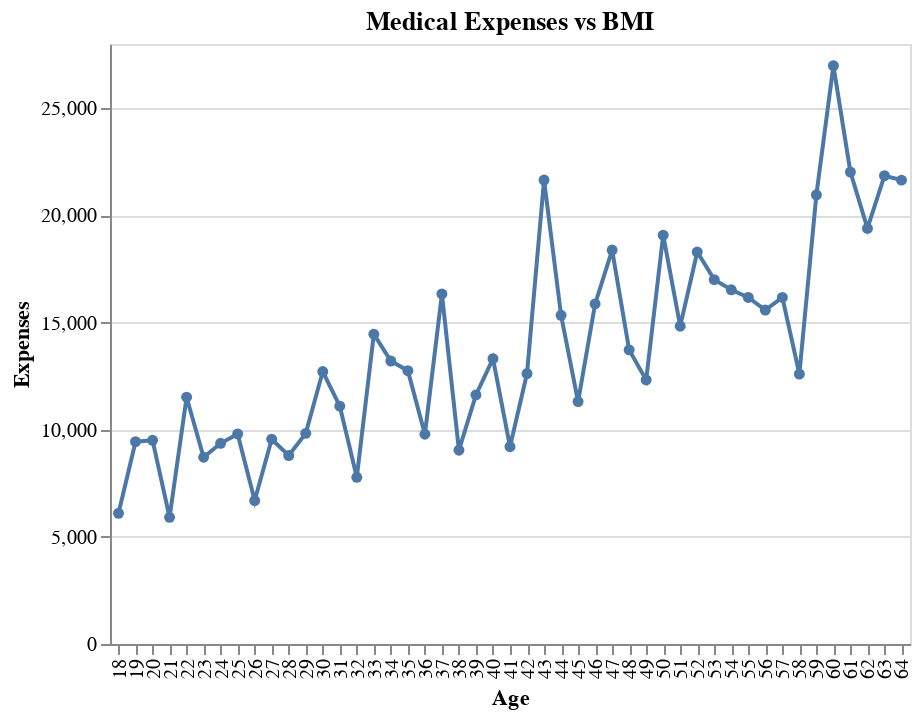

The code cell stored with this chart in its notebook:
### Markdown cell above
**Let's see if medical expenses tend to change with the age of a person**

### Code cell
training_df = X_train
training_df['charges'] = y_train


alt.Chart(training_df.groupby(['age']).mean().reset_index()).mark_line(point = True).encode(
    alt.X('age:N', title = 'Age'),
    alt.Y('charges:Q', title = 'Expenses')
).properties(title='Medical Expenses vs BMI')

### Figure 1 — Vega-Lite specification as saved in the notebook (floating-point values rounded to 4 significant figures)
{"$schema": "https://vega.github.io/schema/vega-lite/v3.4.0.json", "config": {"mark": {"tooltip": null}, "view": {"height": 300, "width": 400}}, "data": {"name": "data-cc17e1dc6676bf98e3e94799efa3aea1"}, "datasets": {"data-cc17e1dc6676bf98e3e94799efa3aea1": [{"age": 18, "bmi": 31.52, "charges": 6099.0, "children": 0.4348}, {"age": 19, "bmi": 27.51, "charges": 9440.0, "children": 0.3962}, {"age": 20, "bmi": 31.3, "charges": 9504.0, "children": 1.095}, {"age": 21, "bmi": 30.13, "charges": 5913.0, "children": 0.7222}, {"age": 22, "bmi": 31.53, "charges": 11520.0, "children": 0.6087}, {"age": 23, "bmi": 31.89, "charges": 8715.0, "children": 0.7647}, {"age": 24, "bmi": 29.05, "charges": 9365.0, "children": 0.5}, {"age": 25, "bmi": 29.93, "charges": 9804.0, "children": 1.286}, {"age": 26, "bmi": 27.47, "charges": 6696.0, "children": 1.053}, {"age": 27, "bmi": 28.59, "charges": 9557.0, "children": 0.8421}, {"age": 28, "bmi": 29.13, "charges": 8794.0, "children": 1.15}, {"age": 29, "bmi": 30.6, "charges": 9830.0, "children": 1.312}, {"age": 30, "bmi": 31.54, "charges": 12710.0, "children": 1.7}, {"age": 31, "bmi": 29.91, "charges": 11100.0, "children": 1.348}, {"age": 32, "bmi": 31.52, "charges": 7779.0, "children": 1.056}, {"age": 33, "bmi": 30.41, "charges": 14460.0, "children": 1.688}, {"age": 34, "bmi": 30.33, "charges": 13200.0, "children": 1.059}, {"age": 35, "bmi": 31.15, "charges": 12750.0, "children": 1.6}, {"age": 36, "bmi": 29.81, "charges": 9788.0, "children": 1.312}, {"age": 37, "bmi": 30.84, "charges": 16340.0, "children": 1.588}, {"age": 38, "bmi": 27.24, "charges": 9044.0, "children": 1.471}, {"age": 39, "bmi": 30.71, "charges": 11620.0, "children": 2}, {"age": 40, "bmi": 30.73, "charges": 13310.0, "children": 1.941}, {"age": 41, "bmi": 32.01, "charges": 9206.0, "children": 1.333}, {"age": 42, "bmi": 31.44, "charges": 12620.0, "children": 1}, {"age": 43, "bmi": 30.66, "charges": 21650.0, "children": 1.667}, {"age": 44, "bmi": 29.76, "charges": 15340.0, "children": 1.158}, {"age": 45, "bmi": 30.39, "charges": 11310.0, "children": 1.5}, {"age": 46, "bmi": 31.65, "charges": 15870.0, "children": 1.444}, {"age": 47, "bmi": 30.58, "charges": 18380.0, "children": 1.348}, {"age": 48, "bmi": 31.42, "charges": 13730.0, "children": 1.333}, {"age": 49, "bmi": 30.13, "charges": 12320.0, "children": 1.476}, {"age": 50, "bmi": 30.09, "charges": 19080.0, "children": 1.067}, {"age": 51, "bmi": 33.49, "charges": 14830.0, "children": 0.9048}, {"age": 52, "bmi": 32.33, "charges": 18290.0, "children": 1.348}, {"age": 53, "bmi": 30.84, "charges": 17000.0, "children": 1.263}, {"age": 54, "bmi": 30.29, "charges": 16530.0, "children": 1.444}, {"age": 55, "bmi": 31.63, "charges": 16170.0, "children": 1.056}, {"age": 56, "bmi": 30.72, "charges": 15580.0, "children": 1.059}, {"age": 57, "bmi": 29.87, "charges": 16180.0, "children": 0.5556}, {"age": 58, "bmi": 32.64, "charges": 12600.0, "children": 0.1579}, {"age": 59, "bmi": 31.12, "charges": 20960.0, "children": 1.421}, {"age": 60, "bmi": 30.66, "charges": 26990.0, "children": 0.4667}, {"age": 61, "bmi": 32.63, "charges": 22030.0, "children": 0.8571}, {"age": 62, "bmi": 31.97, "charges": 19400.0, "children": 0.7143}, {"age": 63, "bmi": 31.98, "charges": 21850.0, "children": 0.4118}, {"age": 64, "bmi": 32.79, "charges": 21650.0, "children": 0.5294}]}, "encoding": {"x": {"field": "age", "title": "Age", "type": "nominal"}, "y": {"field": "charges", "title": "Expenses", "type": "quantitative"}}, "mark": {"point": true, "type": "line"}, "title": "Medical Expenses vs BMI"}
